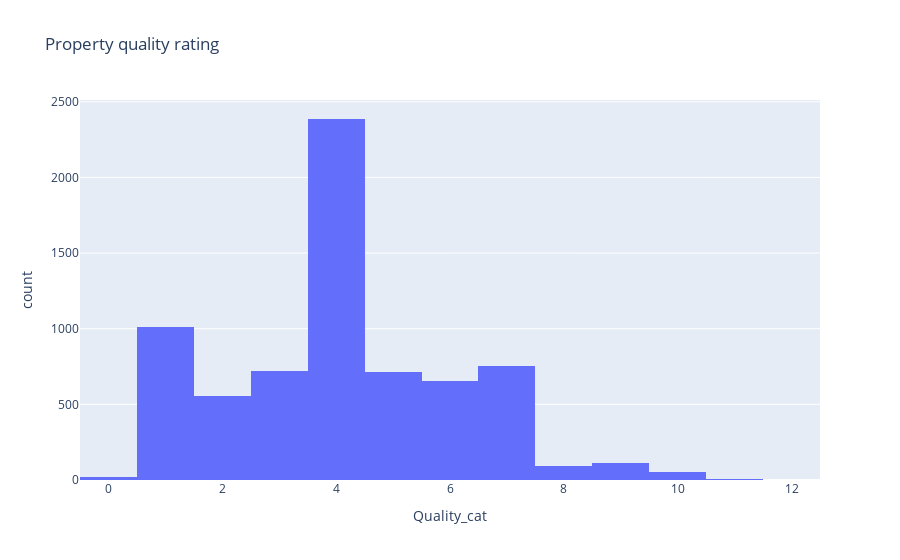

This figure's notebook cell:
### Code cell
fig = px.histogram(X, x="Quality_cat", title ='Property quality rating')
fig.show()

### Figure 1 — Plotly figure (JSON) as saved in the notebook; plotly's stock layout.template omitted (floating-point values rounded to 4 significant figures; data arrays with more than 128 entries replaced by an {"elided": "..."} marker saying what was removed)
{"data": [{"alignmentgroup": "True", "bingroup": "x", "hovertemplate": "Quality_cat=%{x}<br>count=%{y}<extra></extra>", "legendgroup": "", "marker": {"color": "#636efa", "pattern": {"shape": ""}}, "name": "", "offsetgroup": "", "orientation": "v", "showlegend": false, "type": "histogram", "x": {"elided": "7080 int values"}, "xaxis": "x", "yaxis": "y"}], "layout": {"barmode": "relative", "legend": {"tracegroupgap": 0}, "title": {"text": "Property quality rating"}, "xaxis": {"anchor": "y", "domain": [0, 1], "title": {"text": "Quality_cat"}}, "yaxis": {"anchor": "x", "domain": [0, 1], "title": {"text": "count"}}}}
